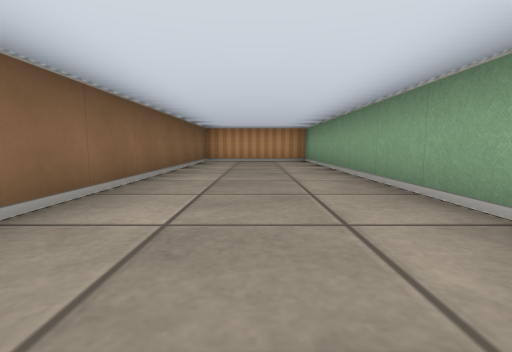
view 1 (above)

17 first-person views from a walk through a cub3D maze. The camera is about half as high as the walls, tilts 6° down and sees 85° across. The floor is counted in squares. Each view is taken from the middle of a square. On the plan, view 1 faces up. The plan holds only what a view shows up to about 9 squares ahead; the rest is blank.

view 2
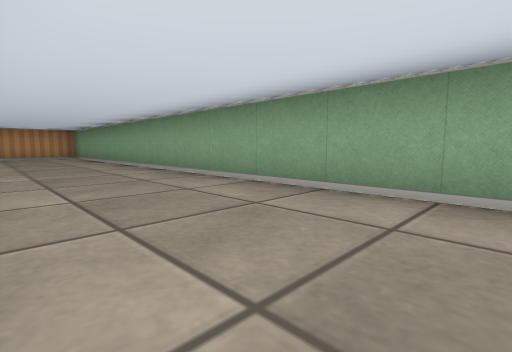

view 3
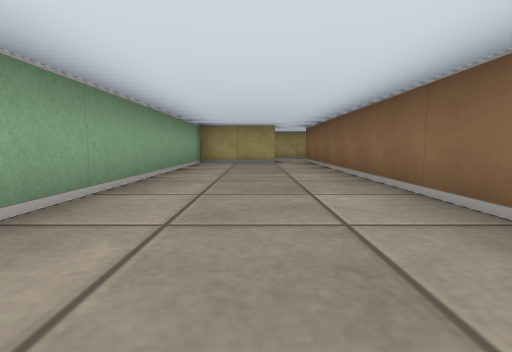

view 4
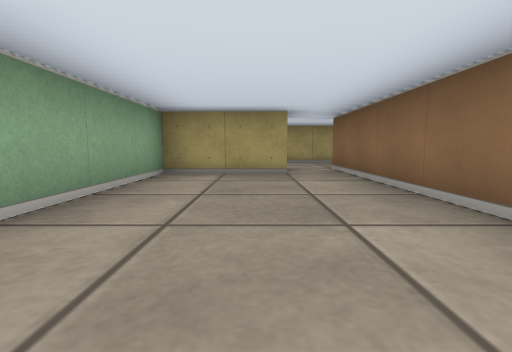

view 5
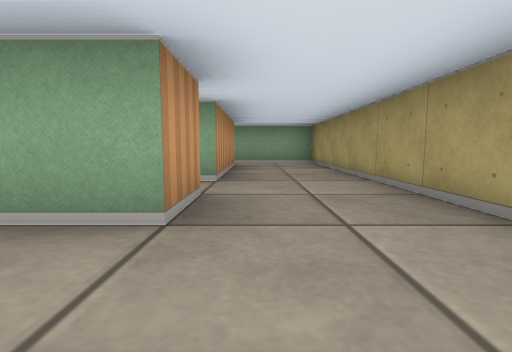

view 6
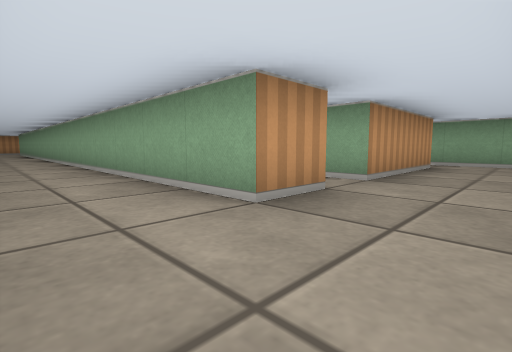

view 7
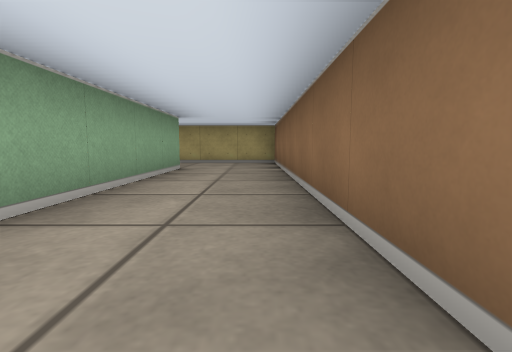

view 8
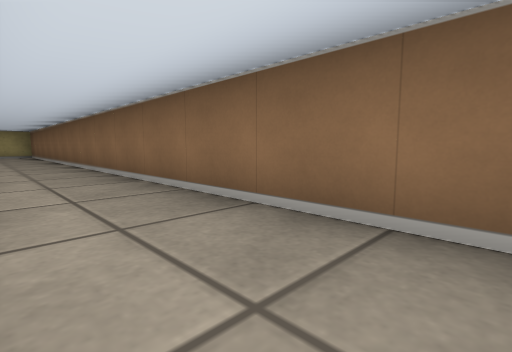

view 9
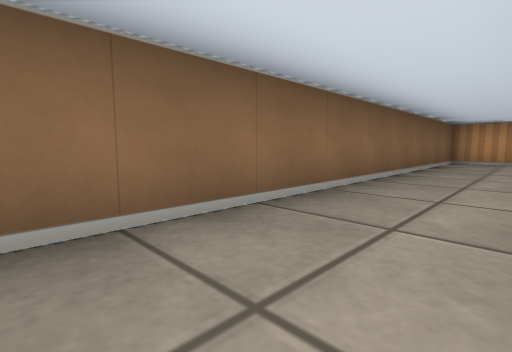

view 10
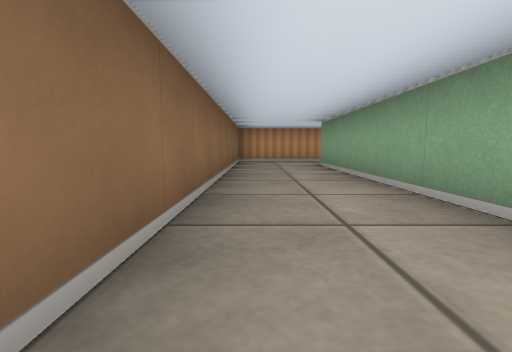

view 11
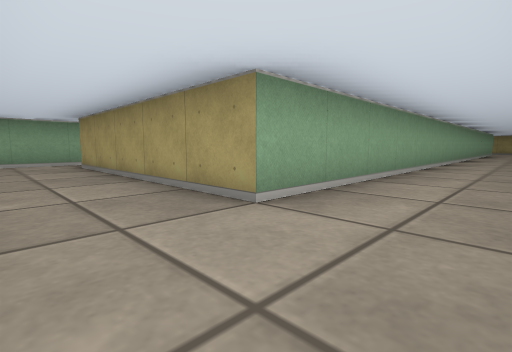

view 12
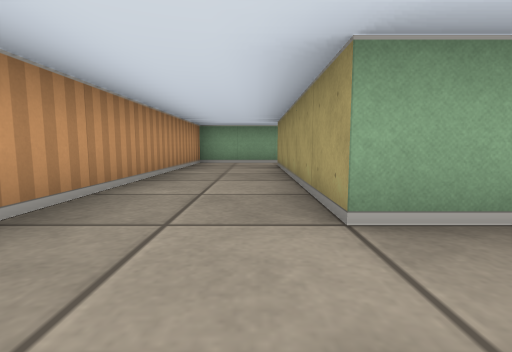

view 13
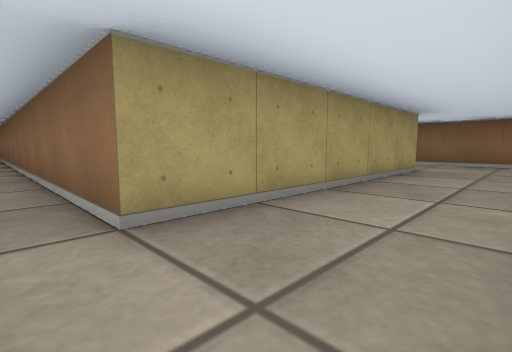

view 14
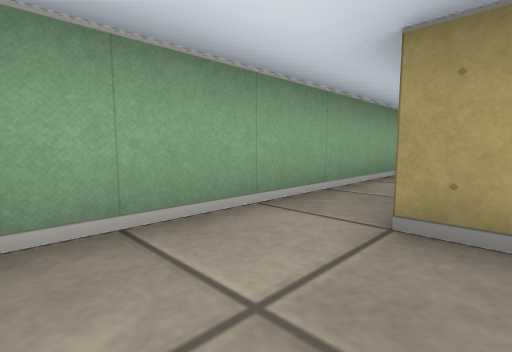

view 15
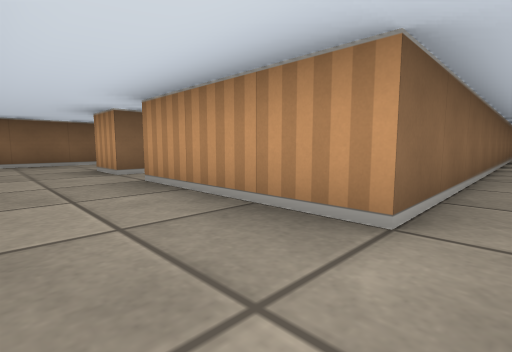

view 16
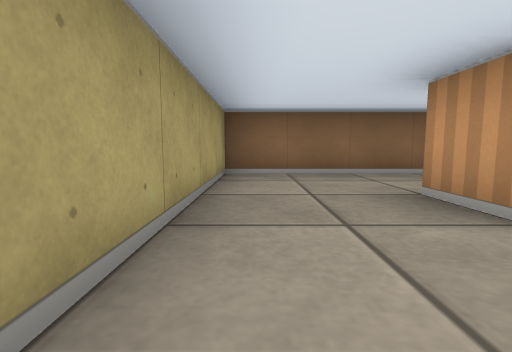

view 17
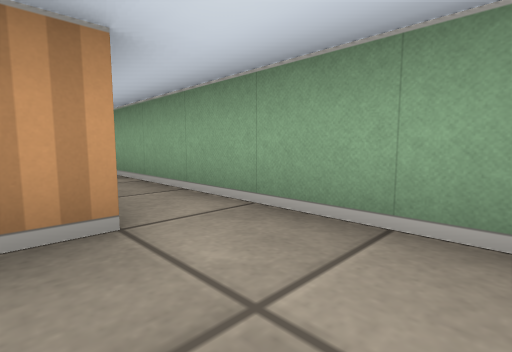

### Floor plan
Points are (right, up) in squares from view 1. A wall is a line through its corners. A room is listed if a view was taken in it or the views show most of it. See-through windows are left out.
Room 1 (views 1, 2, 3, 4)
walls: (-0.6, -5.5) (1.5, -5.5) (1.5, 8.5) (-1.5, 8.5) (-1.5, -5.5)
ways out: opening at (-1, -6) to room 3
Room 2 (views 5, 6, 7, 8, 9, 10, 11, 12, 13, 14)
walls: (3.5, 6.5) (3.5, 11.5) (-4.5, 11.5) (-4.5, -8.5) (-2.5, -8.5); (-2.5, -6.5) (-2.5, 9.5) (2.5, 9.5) (2.5, -6.5); (3.5, -6.5) (3.5, -3.5)
ways out: opening at (-2, -7.5) to room 3; opening at (3, -7) to room 3
Room 3 (views 15, 16, 17)
walls: (-1.5, -5.5) (-1.5, -6.5) (-2.5, -6.5); (2.5, -6.5) (-0.5, -6.5) (-0.5, -5.9); (-2.5, -8.5) (3.5, -8.5) (3.5, -6.5)
ways out: opening at (-1, -6) to room 1; opening at (-2, -7.5) to room 2; opening at (3, -7) to room 2

Positions as (right, up) in squares from view 1, and headings:
1: (0, 0), facing up
2: (-1, -3), facing up-right
3: (0, 2), facing down
4: (0, -1), facing down
5: (-4, -7), facing right
6: (-4, -8), facing up-right
7: (-4, -1), facing down
8: (-3, 5), facing down-left
9: (-3, 3), facing up-left
10: (-4, 3), facing up
11: (-4, 11), facing down-right
12: (-4, 10), facing right
13: (3, 11), facing down-left
14: (2, 11), facing down-right
15: (3, -8), facing up-left
16: (0, -8), facing left
17: (2, -8), facing up-right
